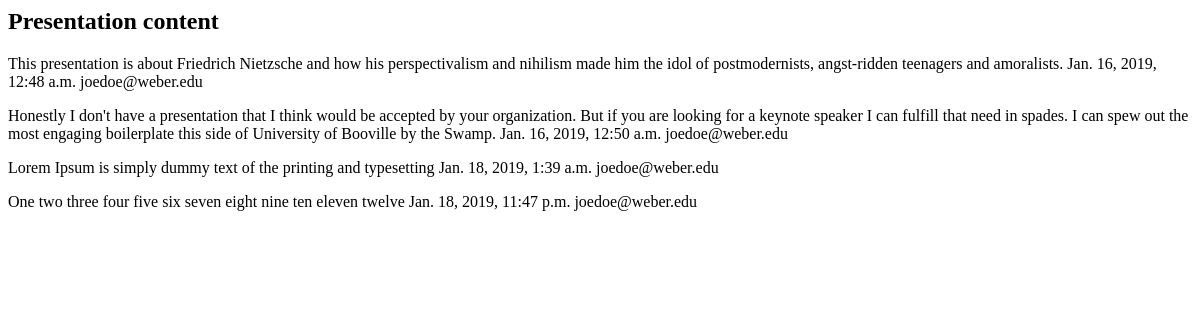
/presentations_list_view/, run on an earlier commit of the app's database.
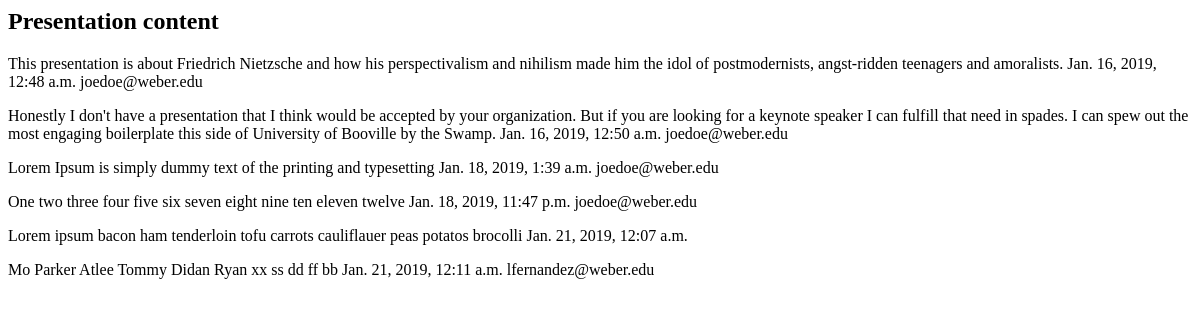
And on a later commit of the database.
### u2/models.py (models this page shows, shortened)
class Presentation(models.Model):
    description = models.TextField(max_length=4000)
    email = models.TextField(max_length=250)
    created_at = models.DateTimeField(auto_now_add=True)

### u2/views.py (the view)
# urls.py: path('presentations_list_view/', views.presentations_list_view.as_view(), name='all_presentations_list_view'),
class presentations_list_view(generic.ListView):
    model = Presentation
    slug_field = 'product_slug'

### templates/u2/presentation_list.html
{% block content %}
    <h2>Presentation content</h2>
        {% for ob in object_list %}
            <p>{{ ob.description }}   {{ ob.created_at }} {{ob.email}}</p>
        {% endfor %}
{% endblock %}

What changed in the data, as far as the page shows it:
added Presentation: description "Lorem ipsum bacon ham tenderloin tofu carrots cauliflauer peas potatos brocolli", created_at "Jan. 21, 2019, 12:07 a.m."
added Presentation: description "Mo Parker Atlee Tommy Didan Ryan xx ss dd ff bb", created_at "Jan. 21, 2019, 12:11 a.m.", email "lfernandez@weber.edu"
